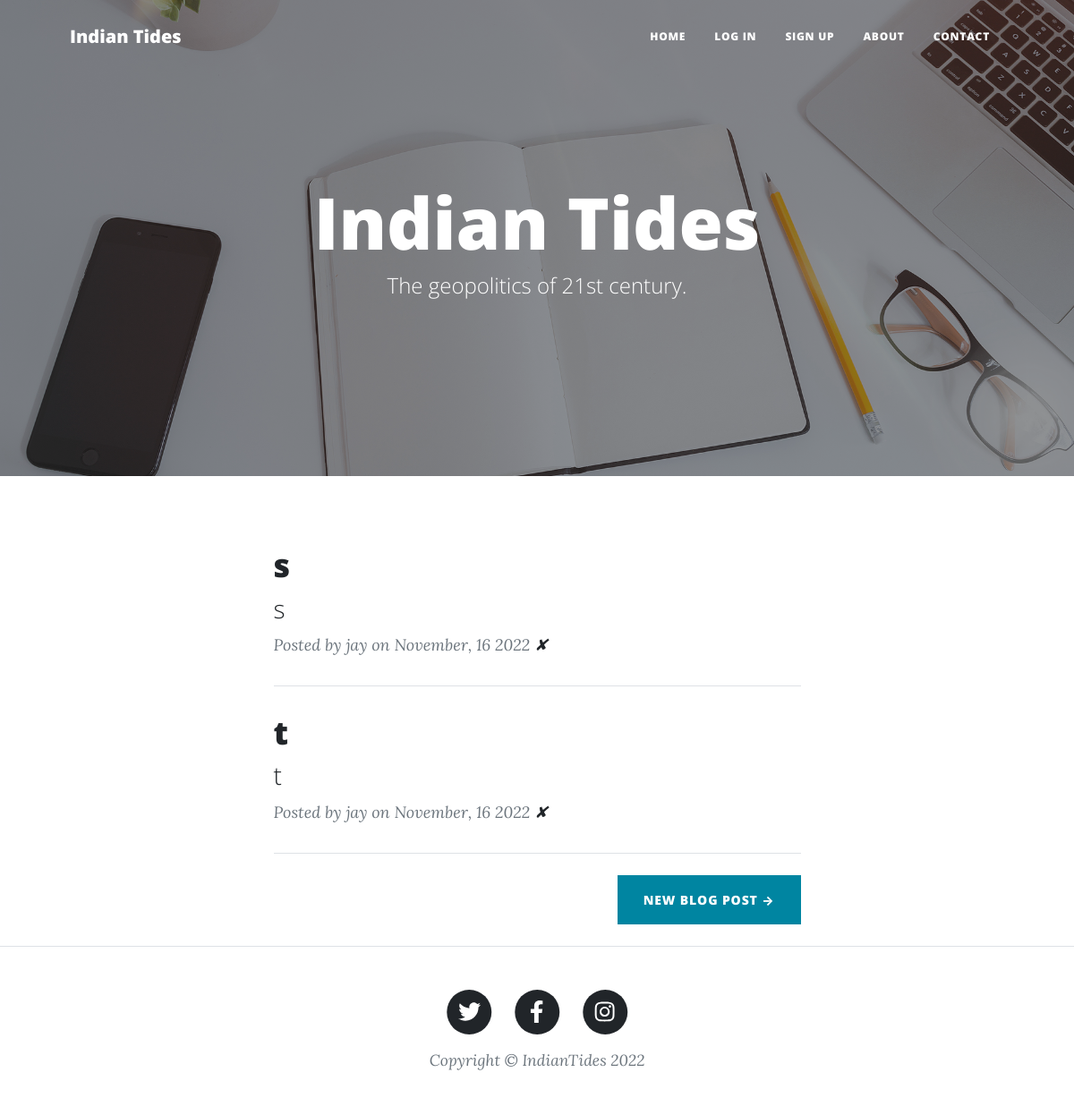
The page / on the database its author committed.
### main.py (models this page shows)
class Post(db.Model):
    __tablename__ = "Post"
    id = db.Column(db.Integer, primary_key=True)
    title = db.Column(db.String(30), nullable=False)
    subtitle = db.Column(db.String(50), nullable=False)
    img_url = db.Column(db.String(50), nullable=False)
    body = db.Column(db.String(2500), nullable=False)
    author = db.Column(db.Integer, db.ForeignKey("User_table.id"))
    author_rel = db.relationship("User", back_populates="posts")
    date = db.Column(db.String(20), nullable=False)
    comments = db.relationship("Comment", back_populates="post_rel")

class User(UserMixin, db.Model):
    __tablename__ = "User_table"
    id = db.Column(db.Integer, primary_key=True)
    name = db.Column(db.String(30), nullable=False)
    email = db.Column(db.String(50), unique=True, nullable=False)
    password = db.Column(db.String(50), nullable=False)
    posts = db.relationship("Post", back_populates="author_rel")
    comments = db.relationship("Comment", back_populates="author_rel")

### main.py (the view)
@app.route('/')
def home():
    today_time = time.strftime("%I:%M:%S")
    db.create_all()
    data = db.session.query(Post).all()
    return render_template("index.html", data=data, time=today_time, date=today_date)

### templates/index.html (shortened to what this page needs)
<!DOCTYPE html>
<html lang="en">
<head>
    <link href="../static/css/styles.css" rel="stylesheet"/>
</head>
<body>
{%include 'header.html'%}
<header class="masthead" style="background-image: url('../static/img/home-bg.jpg')">
    <div class="container position-relative px-4 px-lg-5">
        <div class="row gx-4 gx-lg-5 justify-content-center">
            <div class="col-md-10 col-lg-8 col-xl-7">
                <div class="site-heading">
                    <h1>Indian Tides</h1>
                    <span class="subheading">The geopolitics of 21st century.</span>
                </div>
            </div>
        </div>
    </div>
</header>
<div class="container px-4 px-lg-5">
    <div class="row gx-4 gx-lg-5 justify-content-center">
        <div class="col-md-10 col-lg-8 col-xl-7">
            {%for item in data%}
            <div class="post-preview">
                <a href="{{url_for('get_blog',id=item.id)}}">
                    <h2 class="post-title">{{item.title}}</h2>
                    <h3 class="post-subtitle">{{item.subtitle}}</h3>
                </a>
                <p class="post-meta">
                    Posted by {{item.author_rel.name}} on {{item.date}}
                    <a href="{{url_for('delete',id=item.id)}}">✘</a>
                </p>
            </div>
            <hr class="my-4"/>
            {% endfor %}
            <div class="d-flex justify-content-end mb-4"><a class="btn btn-primary text-uppercase"
                                                            href="{{url_for('add')}}">New blog post →</a></div>
        </div>
    </div>
</div>
{% include 'footer.html'%}
</body>
</html>

### rows shown on the page
Post: title "s", subtitle "s", author_rel.name "jay", date "November, 16 2022"
Post: title "t", subtitle "t", author_rel.name "jay", date "November, 16 2022"

### other values the page prints
{{ date.split(" ")[2] }} "2022"
